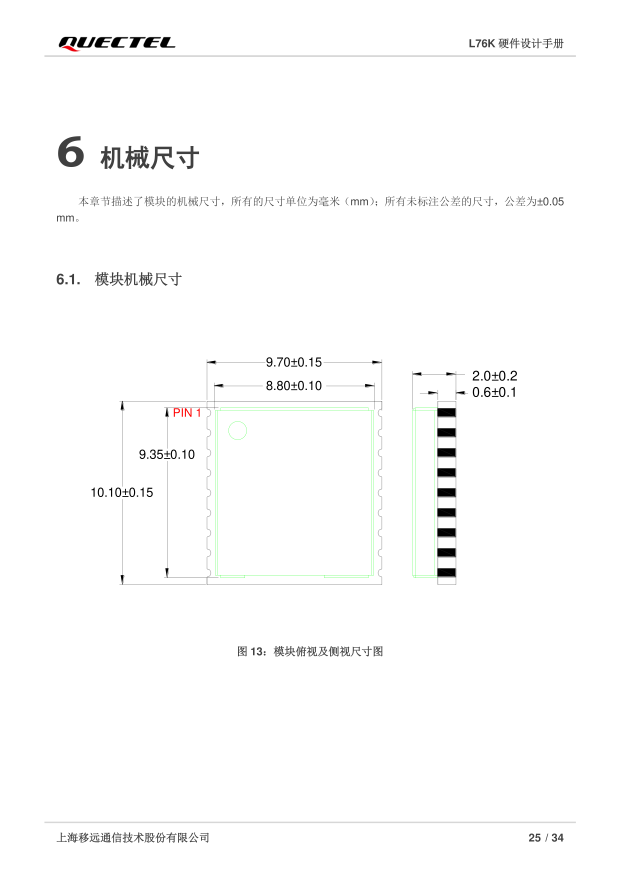
#> input picture ST909B-4G/Datasheet/pdf_render/C2916234_p26_300dpi.png, 2481 x 3508 px, found by its file name (shown at 1/4 size)
$ python p26_bumps3.py
#> lines starting #> are read from the running program, lines starting #| are printed output that depends on the picture; after the words box and inside, x2 and y2 are one past the last pixel; in counts of white or black regions, pixels touching at a corner belong together
# Row-profile bump extraction + dim arrow tips for L76K top view.
import numpy as np
from PIL import Image
from scipy import ndimage

im = Image.open(r'D:\Tracker\ST909B-4G\Datasheet\pdf_render\C2916234_p26_300dpi.png').convert('RGB')
#> im is the input picture: PIL image 2481x3508 RGB; mean R, G, B 251.6, 251.7, 251.6
a = np.array(im).astype(int)
R, G, B = a[..., 0], a[..., 1], a[..., 2]
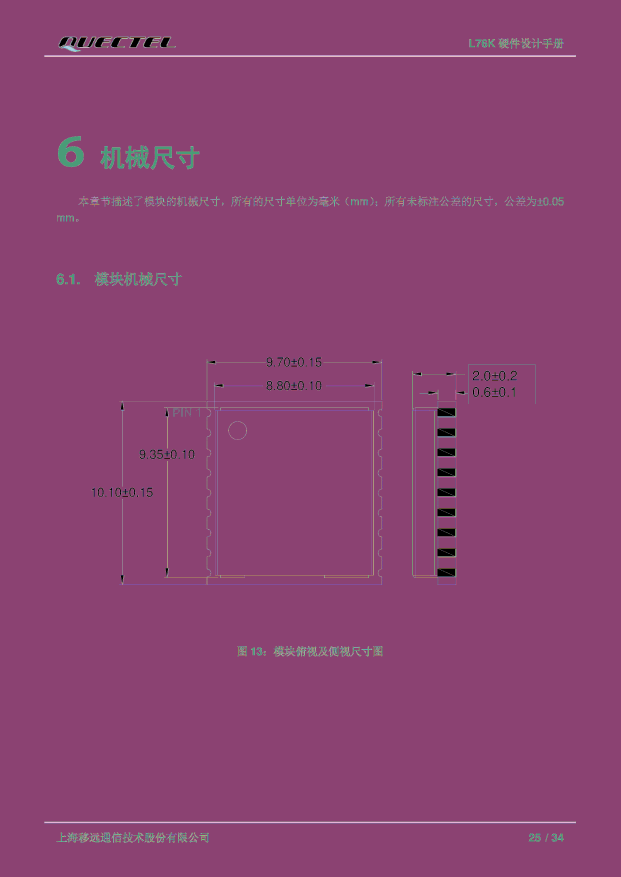
#> R: shape (3508, 2481) int64 (shown at 1/4 size); 256 distinct labels, from 0 to 255; one colour per label, 0 black
#> G: shape (3508, 2481) int64; 256 distinct labels, from 0 to 255
#> B: shape (3508, 2481) int64; 256 distinct labels, from 0 to 255
green = (G > 120) & (R < 120) & (B < 120)
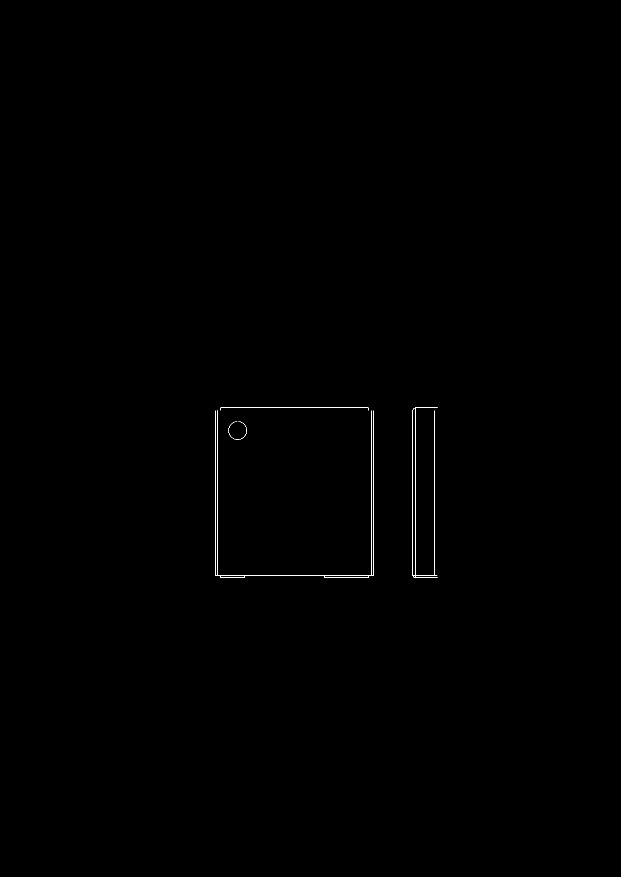
#> green: shape (3508, 2481) bool (shown at 1/4 size); 0.08% white in thin lines or dots, all inside (x1, y1, x2, y2) = (860, 1631, 1751, 2312)
dark = (R < 210) & (G < 210) & (B < 210) & ~green
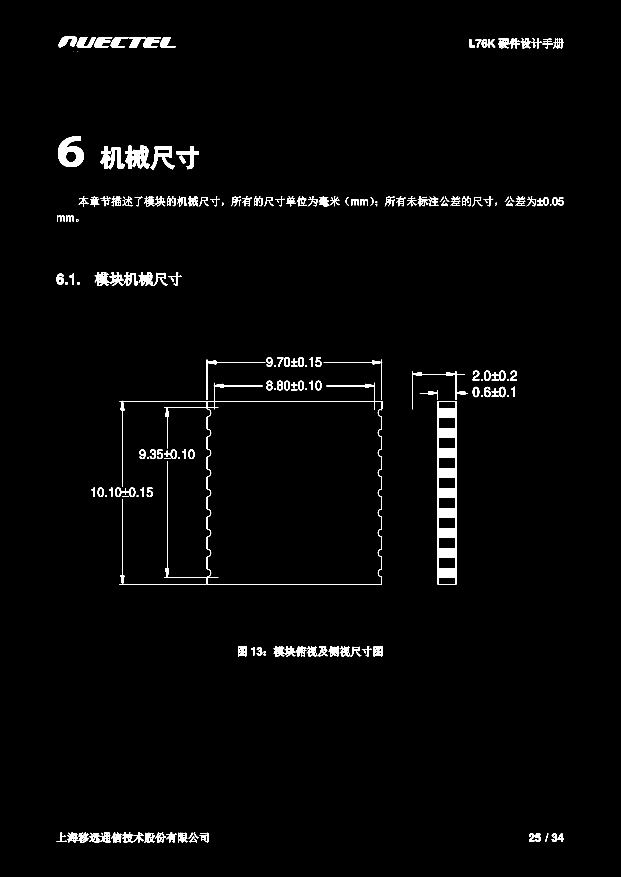
#> dark: shape (3508, 2481) bool (shown at 1/4 size); 1.6% white; 249 white regions (3 under 20 px), largest, box (x1, y1, x2, y2) and area: (1749, 1604, 1825, 2340) 25543, (656, 1531, 1529, 2340) 7923, (232, 545, 335, 668) 7380

SX = 636 / 9.70
SY = 680 / 10.10
X0, Y0 = 860, 1631
def mx(i): return i / SX
def my(i): return i / SY

# LEFT bumps: dark in x [838..859] (protrusion zone, excl dim lines further left)
zone = dark[1615:2345, 838:860]
rows = zone.sum(axis=1)
#> rows = 730 values, max 22 at index 16, min 0 at index 23, mean 0.66
on = rows > 0
runs = []
y = 0
while y < len(on):
    if on[y]:
        j = y
        while j < len(on) and on[j]:
            j += 1
        if j - y >= 4:
            runs.append((y + 1615, j + 1615))
        y = j
    else:
        y += 1
#> this loop made 487 passes
#> y on passes 1, 3, 59: 23, 49, 129
#> y on passes 2, 4, 5, 6, 7, 8: 24, 50, 51, 52, 53, 54
#> after the loop, j = 725; runs = [(1615, 1638), (1639, 1664), (1719, 1744), (1799, 1824), (1879, 1904), (1959, 1984), (2039, 2065), (2119, 2145), (2199, 2225), (2279, 2305)]; y = 730
print('LEFT bump row-runs (module-y mm):')
ys = []
for (s, e) in runs:
    yc = (s + e) / 2 - Y0
    ys.append(yc)
    print('  %.3f..%.3f (len %.3f) center %.3f' % (my(s - Y0), my(e - Y0), (e - s) / SY, yc))
#> this loop made 10 passes
#> (s, e, yc) on passes 1 to 10: (1615, 1638, -4.5), (1639, 1664, 20.5), (1719, 1744, 100.5), (1799, 1824, 180.5), (1879, 1904, 260.5), (1959, 1984, 340.5), (2039, 2065, 421), (2119, 2145, 501), (2199, 2225, 581), (2279, 2305, 661)
#|   -0.238..0.104 (len 0.342) center -4.500
#|   0.119..0.490 (len 0.371) center 20.500
#|   1.307..1.678 (len 0.371) center 100.500
#|   2.495..2.867 (len 0.371) center 180.500
#|   3.684..4.055 (len 0.371) center 260.500
#|   4.872..5.243 (len 0.371) center 340.500
#|   6.060..6.446 (len 0.386) center 421.000
#|   7.248..7.634 (len 0.386) center 501.000
#> (further printed lines are left out)
#> after the loop, ys = [-4.5, 20.5, 100.5, 180.5, 260.5, 340.5, 421, 501, 581, 661]
print('  pitches:', ['%.3f' % (b - a) for a, b in zip(ys, ys[1:])])
#|   pitches: ['25.000', '80.000', '80.000', '80.000', '80.000', '80.500', '80.000', '80.000', '80.000']
print('  first-center..last-center span: %.3f mm' % (ys[-1] - ys[0]) if len(ys) > 1 else '')
#|   first-center..last-center span: 665.500 mm
print('  first-run top edge y=%.3f, last-run bottom edge y=%.3f' % (my(runs[0][0] - Y0), my(runs[-1][1] - Y0)))
#|   first-run top edge y=-0.238, last-run bottom edge y=10.011

# RIGHT bumps: mirror at x [1497..1519] (module right edge x=1496)
zone = dark[1615:2345, 1497:1519]
rows = zone.sum(axis=1)
#> rows = 730 values, max 22 at index 723, min 0 at index 50, mean 0.668
on = rows > 0
runs2 = []
y = 0
while y < len(on):
    if on[y]:
        j = y
        while j < len(on) and on[j]:
            j += 1
        if j - y >= 4:
            runs2.append((y + 1615, j + 1615))
        y = j
    else:
        y += 1
#> this loop made 480 passes
#> y on passes 1, 56: 50, 130
#> y on passes 2 to 7: 51, 52, 53, 54, 55, 56
#> after the loop, j = 725; runs2 = [(1615, 1665), (1719, 1745), (1799, 1825), (1879, 1905), (1959, 1985), (2039, 2065), (2119, 2145), (2199, 2225), (2279, 2305)]; y = 730
ys2 = [(s + e) / 2 - Y0 for (s, e) in runs2]
#> ys2 = [9, 101, 181, 261, 341, 421, 501, 581, 661]
print('RIGHT bump centers:', ['%.3f' % v for v in ys2])
#| RIGHT bump centers: ['9.000', '101.000', '181.000', '261.000', '341.000', '421.000', '501.000', '581.000', '661.000']
print('  pitches:', ['%.3f' % (b - a) for a, b in zip(ys2, ys2[1:])])
#|   pitches: ['92.000', '80.000', '80.000', '80.000', '80.000', '80.000', '80.000', '80.000']

# bump x-extent (left side): for the middle bump rows, min/max dark x in [820..862]
if len(runs) >= 3:
    s, e = runs[len(runs) // 2]
#> s = 1959; e = 1984
    sub = dark[s:e, 815:862]
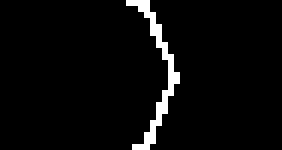
#> sub: shape (25, 47) bool (shown 6 times larger); 3.7% white in thin lines or dots, all inside (x1, y1, x2, y2) = (21, 0, 30, 25)
    xs = np.nonzero(sub.any(axis=0))[0]
#> xs = [21, 22, 23, 24, 25, 26, 27, 28, 29]
    print('middle LEFT bump x-extent: page-x %d..%d -> module-x %.3f..%.3f' % (
        815 + xs.min(), 815 + xs.max(), mx(815 + xs.min() - X0), mx(815 + xs.max() - X0)))
#| middle LEFT bump x-extent: page-x 836..844 -> module-x -0.366..-0.244

# dim arrows above module: solid dark comps y 1500..1630 x 840..1520
reg = dark[1500:1630, 840:1520]
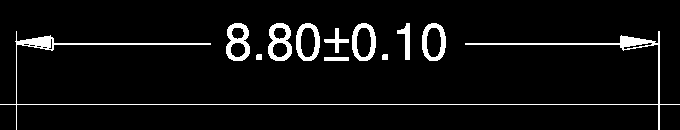
#> reg: shape (130, 680) bool; 5.7% white; 11 white regions, largest, box (x1, y1, x2, y2) and area: (0, 31, 680, 130) 2239, (226, 23, 250, 61) 484, (268, 23, 292, 61) 484
lab, n = ndimage.label(reg)
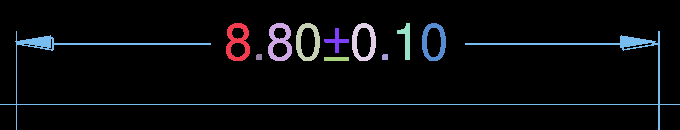
#> lab: shape (130, 680) int32; 12 distinct labels, from 0 to 11; one colour per label, 0 black
#> n = 11
sl = ndimage.find_objects(lab)
#> sl = 11 items
print('=== solid comps above module (arrow candidates) ===')
for i, s in enumerate(sl, 1):
    y0, y1 = s[0].start, s[0].stop
    x0, x1 = s[1].start, s[1].stop
    area = int((lab[s] == i).sum())
    if area < 25:
        continue
    fill = area / ((y1 - y0) * (x1 - x0))
    print('  y %d..%d x %d..%d (w %.3f mm) area %d fill %.2f -> module-x %.3f..%.3f' % (
        y0 + 1500, y1 + 1500, x0 + 840, x1 + 840, (x1 - x0) / SX, area, fill,
        mx(x0 + 840 - X0), mx(x1 + 840 - X0)))
#> this loop made 11 passes
#> (y0, y1, x0, x1, area, fill) on passes 1 to 11: (23, 61, 226, 250, 484, 0.531), (23, 61, 268, 292, 484, 0.531), (23, 61, 296, 320, 421, 0.462), (23, 61, 352, 376, 421, 0.462), (23, 60, 397, 410, 219, 0.455), (23, 61, 422, 446, 421, 0.462), (28, 53, 324, 349, 183, 0.293), (31, 130, 0, 680, 2239, 0.0333), (54, 60, 256, 262, 35, 0.972), (54, 60, 382, 388, 35, 0.972), (57, 61, 324, 349, 100, 1)
#|   y 1523..1561 x 1066..1090 (w 0.366 mm) area 484 fill 0.53 -> module-x 3.142..3.508
#|   y 1523..1561 x 1108..1132 (w 0.366 mm) area 484 fill 0.53 -> module-x 3.782..4.148
#|   y 1523..1561 x 1136..1160 (w 0.366 mm) area 421 fill 0.46 -> module-x 4.209..4.575
#|   y 1523..1561 x 1192..1216 (w 0.366 mm) area 421 fill 0.46 -> module-x 5.064..5.430
#|   y 1523..1560 x 1237..1250 (w 0.198 mm) area 219 fill 0.46 -> module-x 5.750..5.948
#|   y 1523..1561 x 1262..1286 (w 0.366 mm) area 421 fill 0.46 -> module-x 6.131..6.497
#|   y 1528..1553 x 1164..1189 (w 0.381 mm) area 183 fill 0.29 -> module-x 4.636..5.018
#|   y 1531..1630 x 840..1520 (w 10.371 mm) area 2239 fill 0.03 -> module-x -0.305..10.066
#> (further printed lines are left out)
